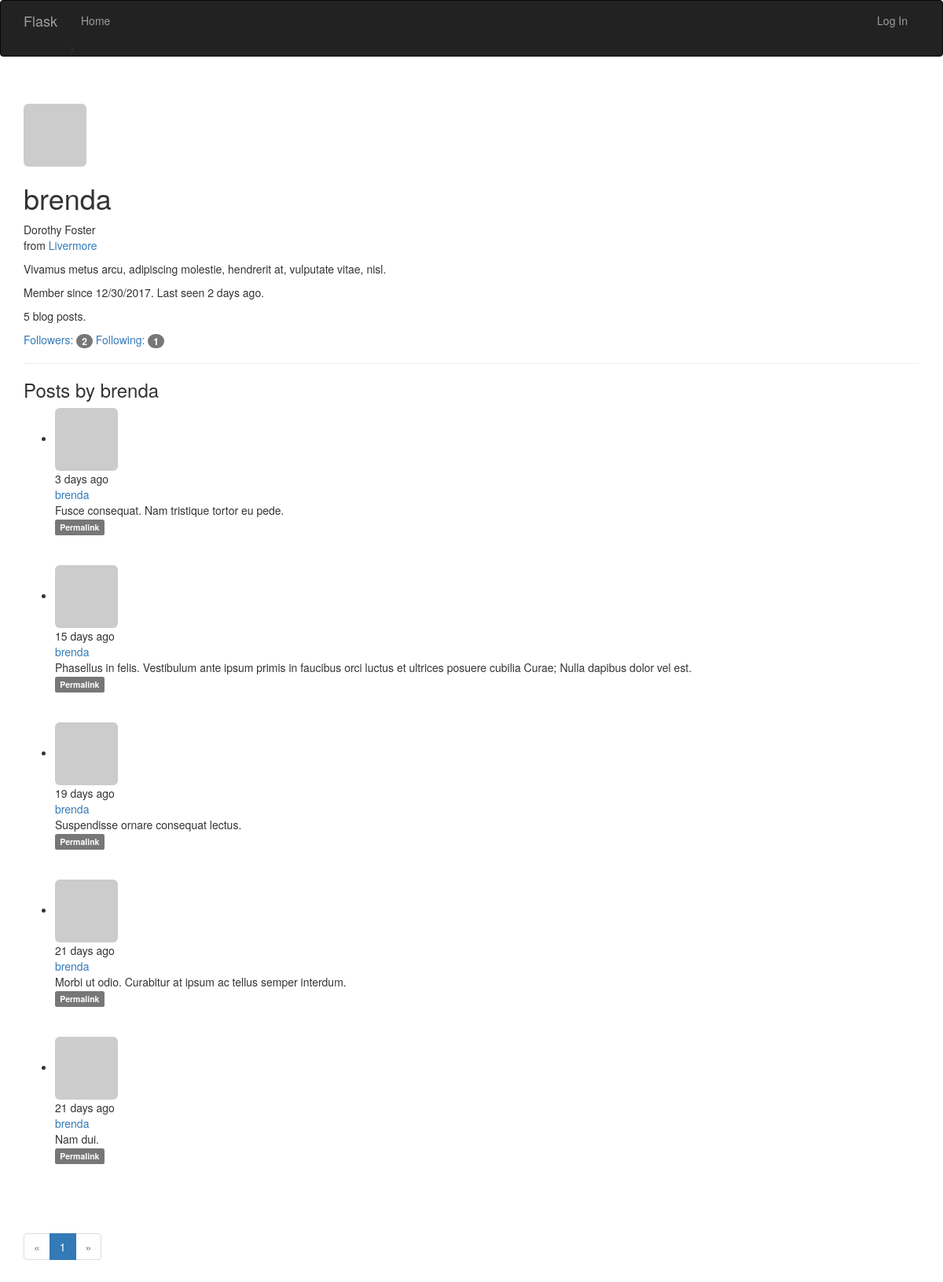
The app's page /user/brenda with its own data.
### app/models.py (models this page shows, shortened)
class User(UserMixin, db.Model): #UserMixin包含p82页的方法的默认实现
    __tablename__ = 'users'
    id = db.Column(db.Integer, primary_key=True)
    email = db.Column(db.Integer, unique=True, index=True)
    username = db.Column(db.String(64), unique=True, index=True)
    role_id = db.Column(db.Integer, db.ForeignKey('roles.id'))
    password_hash = db.Column(db.String(128))
    confirmed = db.Column(db.Boolean, default=False)
    name = db.Column(db.String(64)) #真是姓名
    location = db.Column(db.String(64)) #所在地
    about_me = db.Column(db.Text()) #自我介绍，string和text的区别是后者不需要指定最大长度
    member_since = db.Column(db.DateTime(), default=datetime.utcnow) #注册日期
    last_seen = db.Column(db.DateTime(), default=datetime.utcnow) #最后访问时间
    avatar_hash = db.Column(db.String(32)) #使用缓存的MD5散列值生成Gravatar URL
    posts = db.relationship('Post', backref='author', lazy='dynamic')
    followed = db.relationship('Follow',
                               foreign_keys=[Follow.follower_id],
                               backref=db.backref('follower',lazy='joined'), #回引Follow模型
                               lazy='dynamic',
                               cascade='all, delete-orphan')
    followers = db.relationship('Follow',
                               foreign_keys=[Follow.followed_id],
                               backref=db.backref('followed',lazy='joined'), #joined，立即从联结查询中加载相关对象
                               lazy='dynamic',
                               cascade='all, delete-orphan')
    """
    计算密码散列值的函数通过名为password的只写属性实现。
    如果试图读取password属性的值，会返回错误，
    因为生成散列值后就无法还原成原来的密码了
    """
    @property
    def password(self):
        raise AttributeError('password is not a readable attribute')
    def gravatar(self, size=100, default='identicon', rating='g'): #构建gravatar URL,用于生成头像
        if request.is_secure:
            url = 'https://secure.gravatar.com/avatar'
        else:
            url = 'https://www.gravatar.com/avatar'
        hash = hashlib.md5(self.email.encode('utf-8')).hexdigest()
        return '{url}/{hash}?s={size}&d={default}&r={rating}'.format(
            url=url, hash=hash, size=size, default=default, rating=rating)

class Post(db.Model): #文章模型
    __tablename__ = 'posts'
    id = db.Column(db.Integer, primary_key=True)
    body = db.Column(db.Text)
    timestamp = db.Column(db.DateTime, index=True, default=datetime.utcnow)
    author_id = db.Column(db.Integer, db.ForeignKey('users.id'))
    body_html = db.Column(db.Text)

### app/main/views.py (the view)
@main.route('/user/<username>')
def user(username):
    user = User.query.filter_by(username=username).first_or_404()
    page = request.args.get('page', 1, type=int)
    pagination = user.posts.order_by(Post.timestamp.desc()).paginate(
        page, per_page=20,error_out=False)
    posts = pagination.items
    return render_template('user.html', user=user, posts=posts, pagination=pagination)

### app/auth/views.py (called while the page is built)
@auth.before_app_request
def before_request():
    if current_user.is_authenticated:
        current_user.ping()
        if not current_user.confirmed and request.endpoint[:5] != 'auth.':
            return redirect(url_for('auth.unconfirmed'))

### app/main/__init__.py (called while the page is built)
@main.app_context_processor
def inject_permissions():
    return dict(Permission=Permission)

### app/models.py (called while the page is built)
    def can(self, permissions):
       return False

    def is_administrator(self):
        return False

### app/templates/user.html (shortened to what this page needs)
{% extends "base.html" %}
{% import "_macros.html" as macros %}
{% block page_content %}
<div class="page-header">
    <img class="img-rounded profile-thumbnail" src="{{ user.gravatar(size=256) }}">
    <div class="profile-header">
        <h1>{{ user.username }}</h1>
        {% if user.name or user.location %}
        <p>
            {% if user.name %}{{ user.name }}<br>{% endif %}
            {% if user.location %}
                from <a href="http://maps.google.com/?q={{ user.location }}">{{ user.location }}</a><br>
            {% endif %}
        </p>
        {% endif %}
        {% if user.about_me %}<p>{{ user.about_me }}</p>{% endif %}
        <p>Member since {{ moment(user.member_since).format('L') }}. Last seen {{ moment(user.last_seen).fromNow() }}.</p>
        <p>{{ user.posts.count() }} blog posts.</p>
        <p>
            <a href="{{ url_for('.followers', username=user.username) }}">Followers: <span class="badge">{{ user.followers.count() }}</span></a>
            <a href="{{ url_for('.followed_by', username=user.username) }}">Following: <span class="badge">{{ user.followed.count() }}</span></a>
        </p>
    </div>
</div>
<h3>Posts by {{ user.username }}</h3>
{% include '_post.html' %}
{% if pagination %}
<div class="pagination">
    {{ macros.pagination_widget(pagination, '.user', username=user.username) }}
</div>
{% endif %}
{% endblock %}

### app/templates/_post.html (shortened to what this page needs)
<ul class="posts">
    {% for post in posts %}
    <li class="post">
        <div class="post-thumbnail">
            <a href="{{ url_for('.user', username=post.author.username) }}">
                <img class="img-rounded profile-thumbnail" src="{{ post.author.gravatar(size=40) }}">
            </a>
        </div>
        <div class="post-content">
            <div class="post-date">{{ moment(post.timestamp).fromNow() }}</div>
            <div class="post-author"><a href="{{ url_for('.user', username=post.author.username) }}">{{ post.author.username }}</a></div>
            <div class="post-body">
                {% if post.body_html %}
                    {{ post.body_html | safe }}
                {% else %}
                    {{ post.body }}
                {% endif %}
            </div>
            <div class="post-footer">
                <a href="{{ url_for('.post', id=post.id) }}">
                    <span class="label label-default">Permalink</span>
                </a>
            </div>
        </div>
    </li>
    <br>
    <br>
    {% endfor %}
</ul>

### records on screen
User: username "brenda", name "Dorothy Foster", location "Livermore", about_me "Vivamus metus arcu, adipiscing molestie, hendrerit at, vulputate vitae, nisl.", member_since "12/30/2017", last_seen "2 days ago"
Post: timestamp "3 days ago", author.username "brenda", body "Fusce consequat. Nam tristique tortor eu pede."
Post: timestamp "15 days ago", author.username "brenda", body "Phasellus in felis. Vestibulum ante ipsum primis in faucibus orci luctus et ultrices posuere cubilia Curae; Nulla dapibus dolor vel est."
Post: timestamp "19 days ago", author.username "brenda", body "Suspendisse ornare consequat lectus."
Post: timestamp "21 days ago", author.username "brenda", body "Morbi ut odio. Curabitur at ipsum ac tellus semper interdum."
Post: timestamp "21 days ago", author.username "brenda", body "Nam dui."

### other values on screen
{{ user.posts.count() }} "5"
{{ user.followers.count() }} "2"
{{ user.followed.count() }} "1"
{{ p }} "1"
